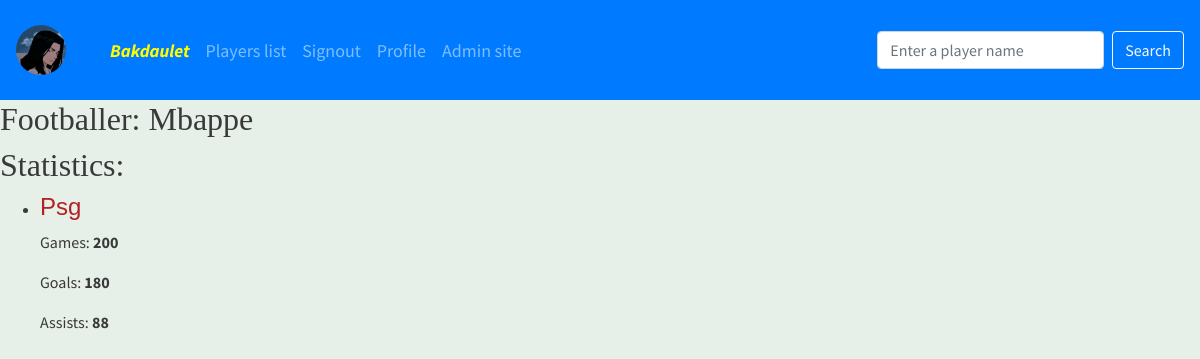
Screenshot of /search/details/3 (signed in) with the database file from the repository.
### doctors/models.py (models this page shows, shortened)
class Footballer(models.Model):
    name = models.CharField(max_length=255)
    price = models.CharField(max_length=255)
    age = models.IntegerField()

class Statistics(models.Model):
    f_name = models.CharField(max_length=255)
    goal = models.IntegerField()
    assist = models.IntegerField()
    game = models.IntegerField()
    club = models.CharField(max_length=255)

### doctors/views.py (the view)
# urls.py: path('search/details/<int:id>', views.details, name='details'),
def details(request, id):
    player = Footballer.objects.get(id=id)
    ans = Statistics.objects.filter(f_name=player.name).values()
    template = loader.get_template('pages/details.html')
    context = {
        'ans': ans,
        'player': player,
    }
    return HttpResponse(template.render(context, request))

### doctors/templates/pages/details.html
{% extends 'base.html' %}
{% block content %}
<h2>Footballer: {{player.name}} </h2>
<h2>Statistics: </h2>
<ul>
    {% for p in ans %}
    <li><h4 style="font-family: 'Book Antiqua', sans-serif, Arial; color: firebrick  ">{{ p.club }}</h4></li>
        <p>Games: <strong>{{ p.game}}</strong></p>
        <p>Goals: <strong>{{ p.goal}}</strong></p>
        <p>Assists: <strong>{{ p.assist}}</strong></p>
    {% endfor %}
</ul>
{% endblock %}

### templates/base.html (shortened to what this page needs)
<!doctype html>
{% load static %}
<html lang="en">
<head>
    <link rel="stylesheet" href="https://stackpath.bootstrapcdn.com/bootstrap/4.4.1/css/bootstrap.min.css"
>
    <link rel="stylesheet" href="https://cdnjs.cloudflare.com/ajax/libs/font-awesome/4.7.0/css/font-awesome.min.css">
    <link rel="stylesheet" href="{% static 'main.css' %}">
</head>
<body>
<nav class="navbar navbar-expand-sm navbar-dark bg-primary position-top">
    <a class="navbar-brand" href="/">{% block brand %}
        {% if uploaded_file_url %}
            <img class="rounded-circle account-img" src="{{ user.profile.image.url }}" style = "border-radius: 50%; height: 50px; width: 50px; margin-right: 20px">
         {% else %}
            <img class="rounded-circle account-img" src="{% static 'default.jpg' %}" style = "border-radius: 50%; height: 50px; width: 50px; margin-right: 20px">
        {% endif %}
        {% endblock %}</a>
    <div class="collapse navbar-collapse" id="navbarSupportedContent">
        <ul class="navbar-nav mr-auto">
            {% if user.is_authenticated %}
            <li class="nav-item" style="color: white"><a class="nav-link" style="font-size: 18px; color: yellow;"><i><strong>{{ user.username }} </strong></i></a></li>
            <li class="nav-item"><a class="nav-link" href="{% url 'all' %}" style="font-size: 18px">Players list</a></li>
            <li class="nav-item"><a class="nav-link" href="{% url 'signout' %}" style="font-size: 18px">Signout</a></li>
            <li class="nav-item"><a class="nav-link" href="/accounts/profile" style="font-size: 18px">Profile</a></li>
            <li class="nav-item"><a class="nav-link" href="/admin" style="font-size: 18px">Admin site</a></li>
            {% endif %}
        </ul>
        <form class="form-inline my-2 my-lg-0" action="/search" id="sch">
            <input class="form-control mr-sm-2" aria-label="Search" type="text" placeholder="Enter a player name"
                   name="name">
            <button class="btn btn-outline-light my-2 my-sm-0" type="submit">Search</button>
        </form>
    </div>
</nav>
{% block content %}{% endblock %}
</body>
</html>

### static/main.css (style rules this page uses)
.navbar { min-height: 100px; font-size: 25px; }
.navbar-brand { font-size: 25px; }
.navbar-brand > img { height: 60px; }
body { font-family: 'Source Sans Pro', sans-serif; background-color: #e6efe8; color: #393939; }
h1, h2, h3, h4, h5, h6 { font-family: 'Libre Baskerville', serif; }

### rows the page displays
Footballer: name "Mbappe"
Statistics: club "Psg", game "200", goal "180", assist "88"

### other values shown
{{ user.username }} "Bakdaulet"
